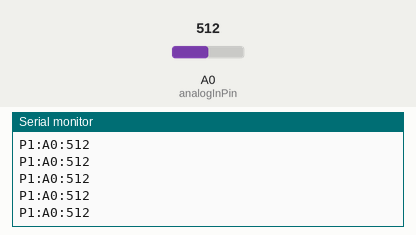
Recording of a sketch running on a simulated Arduino Uno, built with avr-gcc and run on an emulated ATmega328P. Parts: the last lines printed to the serial monitor. Inputs (shaded band) come from the test bench; at power-on: A0 (analogInPin) = 512.

Above: at 7.2 s.
7.3 s: A0 (analogInPin) set to 110
At 7.8 s:
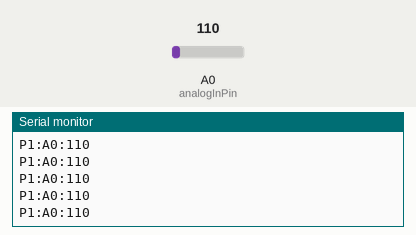
10.3 s: A0 (analogInPin) set to 93
At 11.3 s:
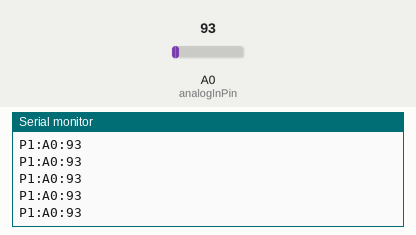
Timing chart, 0 to 12.8 s (numbered marks = the images above; inputs shaded):
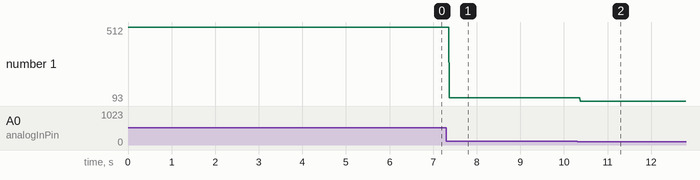

Measured:
- after the input at 7.3 s, the serial monitor: prints a new line after 0.07 s (image 1)
- after the input at 10.3 s, the serial monitor: prints a new line after 0.08 s (image 2)
- plotted number 1: 512 → 110 after the input at 7.3 s, 110 → 93 after the input at 10.3 s

The sketch:

Arduino.ino
```cpp
const int analogInPin = A0;

String escrever;

int sensorValue = 0;

void setup()
{
  Serial.begin(9600);
}

void loop()
{

  sensorValue = analogRead(analogInPin);

  escrever="P1:A0:"+String(sensorValue);

  Serial.println(escrever);

  delay(2);
}
```
